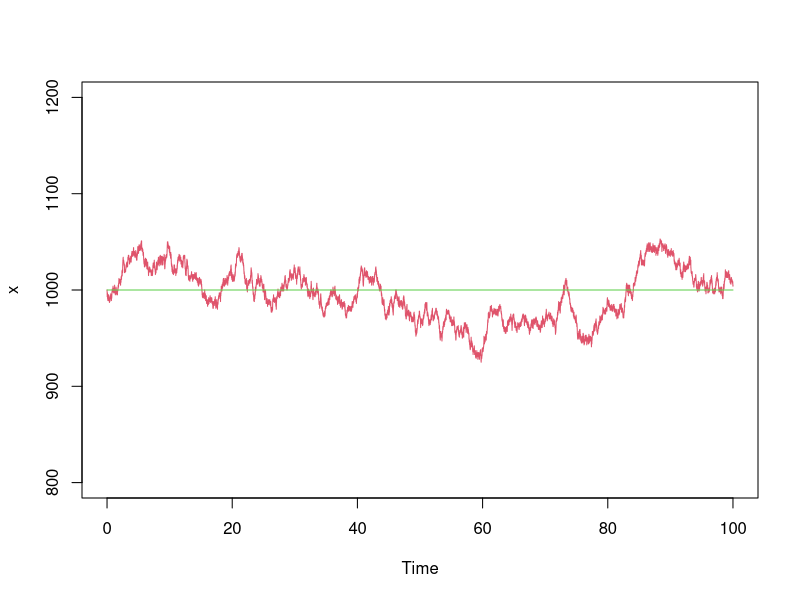
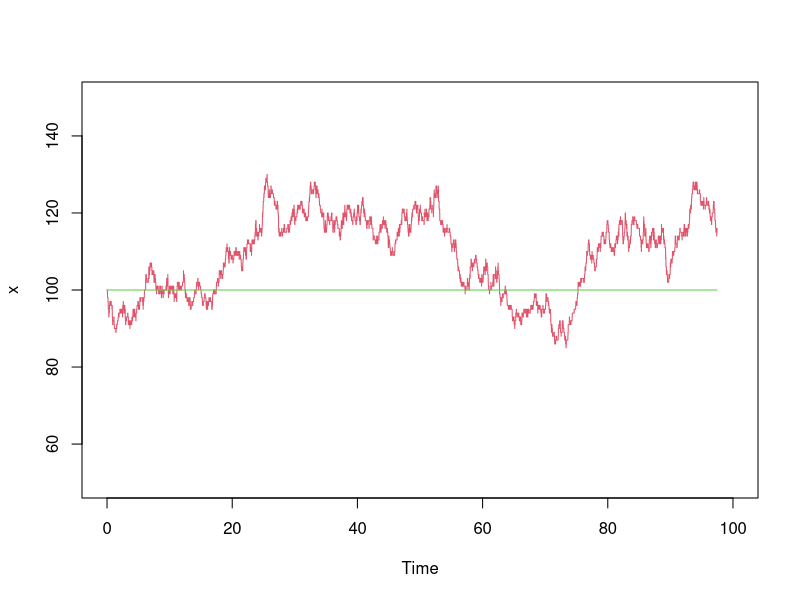
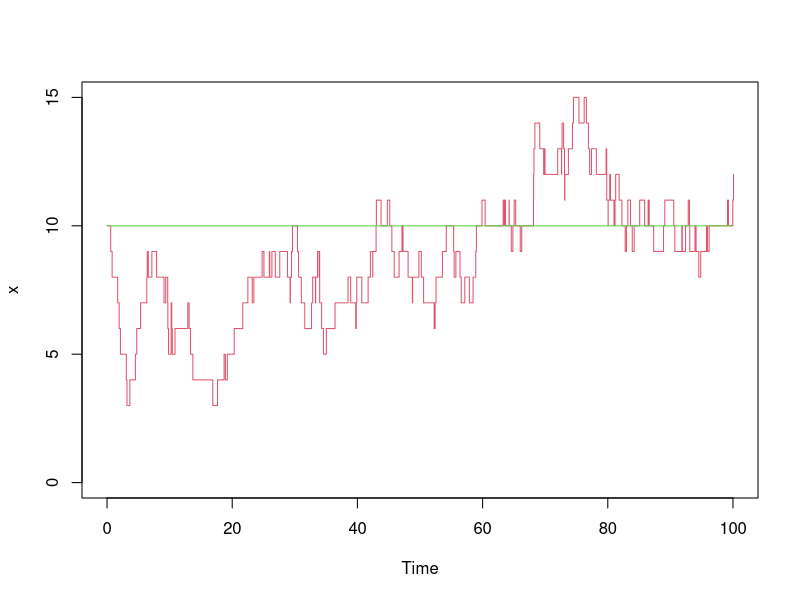
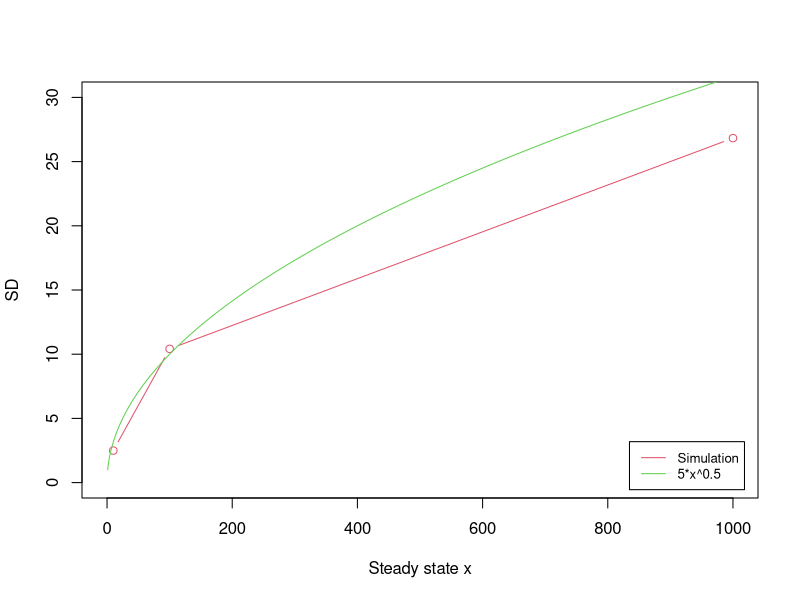
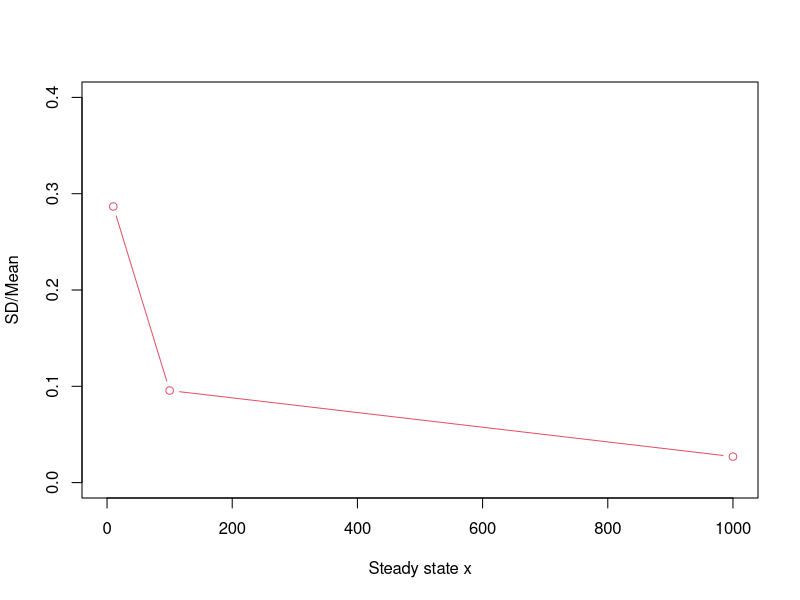
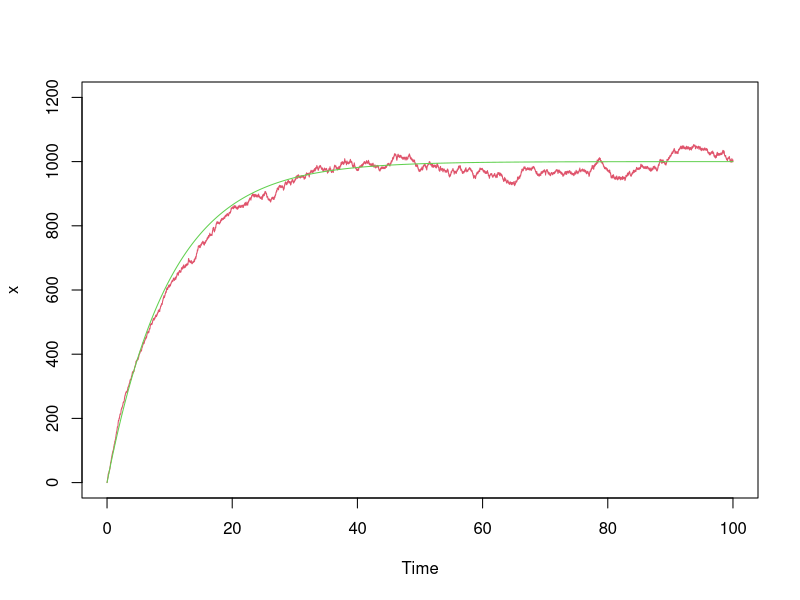
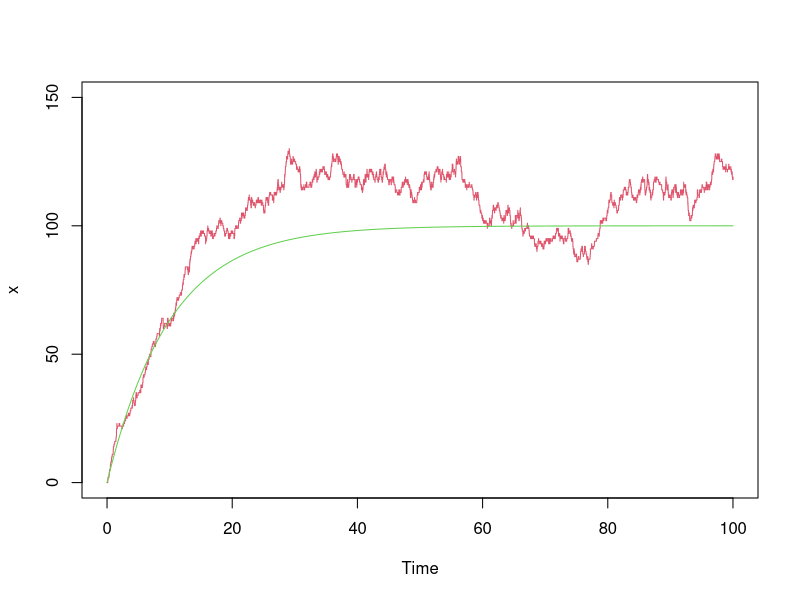
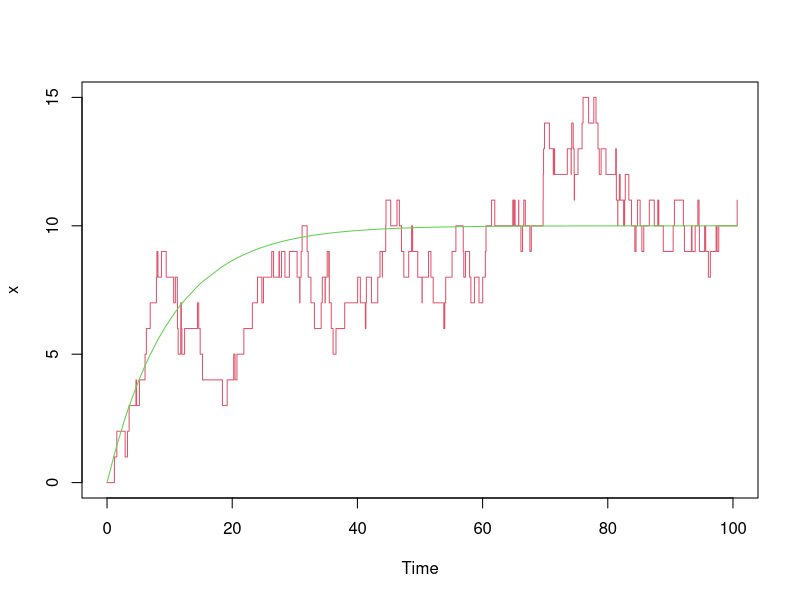

R code for these plots, in order:
## ---- chunk 1
knitr::opts_chunk$set(echo = TRUE)
## ---- chunk 2
# A generic Gillespie algorithm for one iteration
gillespie_step <- function(t,Xs,propensity, stoichiometry,...){
  p_all = propensity(Xs, ...)  # propensity
  p_sum = sum(p_all)
  if(abs(p_sum) < 10^-9){   # if p_sum = 0, simulation stops
    return(list(t = t, Xs = Xs, if_stop = TRUE)) 
  }
  dt = rexp(1,rate=sum(p_all))  # compute the waiting wait from an exponential distribution 
  event = sample(length(p_all),size=1,prob=p_all)   # choose the event
  dx = stoichiometry(event, ...) #  find the stoichiometry vector corresponding to the selected reaction
  t_new = t + dt
  Xs_new = Xs + dx
  return(list(t = t_new, Xs = Xs_new, if_stop = FALSE))  #output: new t, new Xs
}

# the Gillespie simulation
# Users need to specify:
# (1) the initial state X0 (a vector of n species)
# (2) maximum time (tmax)
# (3) maximum allowed iterations (iter_max)
# (4) other parameters required for the propensity (mostly kinetic rates)

ssa <- function(propensity,stoichiometry,X0,tmax,iter_max, ...){
  Xs = X0
  n = length(Xs)
  t_all = rep(NA, iter_max)
  X_all = matrix(NA, nrow = iter_max, ncol = n)
  
  t = 0
  iter = 1
  t_all[iter] = t
  X_all[iter,] = Xs
  if_stop = FALSE
  
  while(t < tmax & iter < iter_max){
    output <- gillespie_step(t,Xs,propensity, stoichiometry,...)
    if(output$if_stop)break
    iter = iter + 1
    t = output$t
    Xs = output$Xs
    t_all[iter] = t
    X_all[iter,] = Xs
  }
  return(cbind(t_all, X_all)) 
}
## ---- chunk 3
# specify propensity functions
p_func1 <- function(Xs,g,k) {   # Xs: current state; k1, k2 ...: parameters
  x = Xs[1]
  return(c(g,k*x))   #output: a vector of propensity
}

# specify stoichiometry matrix
s_func1 <- function(r_ind,g,k) {   # r_ind: the choice of the reaction
  s_matrix = cbind(c(1),    # x adds 1
               c(-1))   # x subtracts 1
  return(s_matrix[,r_ind])
}
## ---- chunk 4
g = 100; k = 0.1
set.seed(101)
X0 = c(1000)
tmax = 100
iter_max = 20000
results_1 = ssa(p_func1, s_func1, X0, tmax,iter_max, g = g, k = k) 

plot(results_1[,1], results_1[,2], type = "s", col=2,
    xlab="Time", ylab="x", xlim=c(0,tmax), ylim=c(800,1200))
lines(results_1[,1], rep(X0,times = nrow(results_1)), col = 3)
## ---- chunk 5
g = 10; k = 0.1
set.seed(101)
X0 = c(100)
tmax = 100
iter_max = 2000
results_2 = ssa(p_func1, s_func1, X0, tmax,iter_max, g = g, k = k) 

plot(results_2[,1], results_2[,2], type = "s", col=2,
    xlab="Time", ylab="x", xlim=c(0,tmax), ylim=c(50,150))
lines(results_2[,1], rep(X0,times = nrow(results_2)), col = 3)
## ---- chunk 6
g = 1; k = 0.1
set.seed(101)
X0 = c(10)
tmax = 100
iter_max = 2000
results_3 = ssa(p_func1, s_func1, X0, tmax,iter_max, g = g, k = k)  
plot(results_3[,1], results_3[,2], type = "s", col=2,
    xlab="Time", ylab="x", xlim=c(0,tmax), ylim=c(0,15))
lines(results_3[,1], rep(X0,times = nrow(results_3)), col = 3)
## ---- chunk 7
cal_stat <- function(results_mat) {    # results_mat: 1st column: t, 2nd - (n+1)th columns: n variables for each t
  mat = na.omit(results_mat)
  nt = nrow(mat)
  nx = ncol(mat)
  dt = mat[-1,1] - mat[1:(nt-1),1]
  t_tot = sum(dt)
  mean = t(mat[1:(nt-1),2:nx]) %*% dt / t_tot
  mean2 = t(mat[1:(nt-1),2:nx])**2 %*% dt / t_tot
  sd = sqrt(mean2 - mean**2)
  error = sd/mean
  return(list(mean = mean, sd = sd, error = error))
}

## ---- chunk 8
ss_all = c(1000,100,10)
stat1 = cal_stat(results_1)
stat2 = cal_stat(results_2)
stat3 = cal_stat(results_3)

x_1 = seq(1,1000,1)
plot(ss_all, c(stat1$sd, stat2$sd, stat3$sd), type = "b", col = 2, xlab = "Steady state x", ylab ="SD", xlim = c(0,1000), ylim = c(0,30))
lines(x_1, x_1**0.5, type = "l", col = 3)
legend("bottomright", inset=0.02, legend = c("Simulation", "5*x^0.5"),
       col=2:4, lty=1, cex=0.8)
plot(ss_all, c(stat1$error, stat2$error, stat3$error), type = "b", col = 2, xlab = "Steady state x", ylab ="SD/Mean",
     xlim = c(0,1000), ylim = c(0, 0.4))

## ---- chunk 9
g = 100; k = 0.1
set.seed(101)
X0 = c(0)
tmax = 100
iter_max = 20000
results_1 = ssa(p_func1, s_func1, X0, tmax,iter_max, g = g, k = k) 

plot(results_1[,1], results_1[,2], type = "s", col=2,
    xlab="Time", ylab="x", xlim=c(0,tmax), ylim=c(0,1200))
x_1 = results_1[,1]
lines(x_1, g/k*(1-exp(-k*x_1)), col = 3)
## ---- chunk 10
g = 10; k = 0.1
set.seed(101)
X0 = c(0)
tmax = 100
iter_max = 2000
results_2 = ssa(p_func1, s_func1, X0, tmax,iter_max, g = g, k = k) 

plot(results_2[,1], results_2[,2], type = "s", col=2,
    xlab="Time", ylab="x", xlim=c(0,tmax), ylim=c(0,150))
x_2 = results_2[,1]
lines(x_2, g/k*(1-exp(-k*x_2)), col = 3)
## ---- chunk 11
g = 1; k = 0.1
set.seed(101)
X0 = c(0)
tmax = 100
iter_max = 2000
results_3 = ssa(p_func1, s_func1, X0, tmax,iter_max, g = g, k = k)  
plot(results_3[,1], results_3[,2], type = "s", col=2,
    xlab="Time", ylab="x", xlim=c(0,tmax), ylim=c(0,15))
x_3 = results_3[,1]
lines(x_3, g/k*(1-exp(-k*x_3)), col = 3)
## ---- chunk 12
# specify propensity functions
p_func2 <- function(Xs,g,k,n) {   # Xs: current state; k1, k2 ...: parameters
  x = Xs[1]
  return(c(g/n,k*x))   #output: a vector of propensity
}

# specify stoichiometry matrix
s_func2 <- function(r_ind,g,k,n) {   # r_ind: the choice of the reaction
  s_matrix = cbind(c(n),    # x adds n
               c(-1))   # x subtracts 1
  return(s_matrix[,r_ind])
}
## ---- chunk 13
set.seed(91)
g = 16; k = 0.1; n = 1
X0 = c(160)
tmax = 1000
iter_max = 50000
results_4 = ssa(p_func2, s_func2, X0, tmax,iter_max, g = g, k = k, n = n) 

plot(results_4[,1], results_4[,2], type = "s", col=2,
    xlab="Time", ylab="x", xlim=c(0,tmax), ylim=c(100,220))
lines(results_4[,1], rep(X0,times = nrow(results_4)), col = 3)
## ---- chunk 14
g = 16; k = 0.1; n = 2
X0 = c(160)
tmax = 2000
iter_max = 500000
results_5 = ssa(p_func2, s_func2, X0, tmax,iter_max, g = g, k = k, n = n) 

plot(results_5[,1], results_5[,2], type = "s", col=2,
    xlab="Time", ylab="x", xlim=c(0,tmax), ylim=c(100,220))
lines(results_5[,1], rep(X0,times = nrow(results_5)), col = 3)
## ---- chunk 15
g = 16; k = 0.1; n = 4
X0 = c(160)
tmax = 2000
iter_max = 500000
results_6 = ssa(p_func2, s_func2, X0, tmax,iter_max, g = g, k = k, n = n)  
plot(results_6[,1], results_6[,2], type = "s", col=2,
    xlab="Time", ylab="x", xlim=c(0,tmax), ylim=c(100,220))
lines(results_6[,1], rep(X0,times = nrow(results_6)), col = 3)
## ---- chunk 16
g = 16; k = 0.1; n = 8
X0 = c(160)
tmax = 1000
iter_max = 500000
results_7 = ssa(p_func2, s_func2, X0, tmax,iter_max, g = g, k = k, n = n)  
plot(results_7[,1], results_7[,2], type = "s", col=2,
    xlab="Time", ylab="x", xlim=c(0,tmax), ylim=c(100,220))
lines(results_7[,1], rep(X0,times = nrow(results_7)), col = 3)
## ---- chunk 17
n_all = c(1,2,4,8)
stat4 = cal_stat(results_4)
stat5 = cal_stat(results_5)
stat6 = cal_stat(results_6)
stat7 = cal_stat(results_7)

plot(n_all, c(stat4$mean, stat5$mean, stat6$mean, stat7$mean), type = "b", col = 2, xlab = "n", ylab ="Mean", xlim = c(0,8), ylim = c(0,200))
plot(n_all, c(stat4$sd, stat5$sd, stat6$sd, stat7$sd), type = "b", col = 2, xlab = "n", ylab ="SD", xlim = c(0,8), ylim = c(0,30))
## ---- chunk 18
# specify propensity functions
p_func3 <- function(Xs,g0,g1,k,kon,koff) {   # Xs: current state; k1, k2 ...: parameters
  d = Xs[1] #D` (0: bound; 1: unbound)
  c = Xs[2] #C  (0: unbound; 1: bound)
  m = Xs[3] #M  (number of M)
  return(c(g0*d, k*m, kon*d*m*(m-1)/2, koff*c, g1*c))   #output: a vector of propensity
}

# specify stoichiometry matrix
s_func3 <- function(r_ind,g0,g1,k,kon,koff) {   # r_ind: the choice of the reaction
  s_matrix = cbind(c(0,0,1),    # M adds 1
                   c(0,0,-1),   # M subtracts 1
                   c(-1,1,-2),  # C adds 1, D subtracts 1, and M subtracts 2
                   c(1,-1,2),  # C subtracts 1, D adds 1, and M adds 2
                   c(0,0,1))  # M adds 1
  return(s_matrix[,r_ind])
}
## ---- chunk 19
set.seed(101)
g0 = 55; g1 = 5; k = 0.1; kon = 0.002; koff = 90
X0 = c(1,0,300)
tmax = 400
iter_max = 50000
results_8 = ssa(p_func3, s_func3, X0, tmax,iter_max, g0=g0, g1=g1, k=k, kon=kon, koff=koff) 

# R: almost a constant; M: noisy because of low copy number of $M$
plot(results_8[,1], results_8[,4], type = "s", col=2,
    xlab="Time", ylab="x", xlim=c(0,tmax), ylim=c(0,600))

# Plotting promoter occupancy
plot(results_8[,1], results_8[,2], type = "s", col=2,
    xlab="Time", ylab="x", xlim=c(0,tmax), ylim=c(0,1))
lines(results_8[,1],results_8[,3], type = "s", col = 3)
legend("bottomright", inset=0.02, legend = c("D", "C"),
       col=2:3, lty=1, cex=0.8)

stat8 = cal_stat(results_8)
stat8$mean
stat8$sd
## ---- chunk 20
set.seed(101)
g0 = 30; g1 = 30; k = 0.1; kon = 0.0; koff = 0
X0 = c(1,0,300)
tmax = 300
iter_max = 50000
results_9 = ssa(p_func3, s_func3, X0, tmax,iter_max, g0=g0, g1=g1, k=k, kon=kon, koff=koff) 

# R: almost a constant; M: noisy because of low copy number of $M$
plot(results_9[,1], results_9[,4], type = "s", col=2,
    xlab="Time", ylab="x", xlim=c(0,tmax), ylim=c(0,600))

# Plotting promoter occupancy
plot(results_9[,1], results_9[,2], type = "s", col=2,
    xlab="Time", ylab="x", xlim=c(0,tmax), ylim=c(0,1))
lines(results_9[,1],results_9[,3], type = "s", col = 3)
legend("bottomright", inset=0.02, legend = c("D", "C"),
       col=2:3, lty=1, cex=0.8)

stat9 = cal_stat(results_9)
stat9$mean
stat9$sd
## ---- chunk 21
set.seed(101)
g0 = 5.5; g1 = 0.5; k = 0.1; kon = 0.2; koff = 90
X0 = c(1,0,30)
tmax = 300
iter_max = 50000
results_10 = ssa(p_func3, s_func3, X0, tmax,iter_max, g0=g0, g1=g1, k=k, kon=kon, koff=koff) 

# R: almost a constant; M: noisy because of low copy number of $M$
plot(results_10[,1], results_10[,4], type = "s", col=2,
    xlab="Time", ylab="x", xlim=c(0,tmax), ylim=c(0,60))

# Plotting promoter occupancy
plot(results_10[,1], results_10[,2], type = "s", col=2,
    xlab="Time", ylab="x", xlim=c(0,tmax), ylim=c(0,1))
lines(results_10[,1],results_10[,3], type = "s", col = 3)
legend("bottomright", inset=0.02, legend = c("D", "C"),
       col=2:3, lty=1, cex=0.8)

stat10 = cal_stat(results_10)
stat10$mean
stat10$sd
